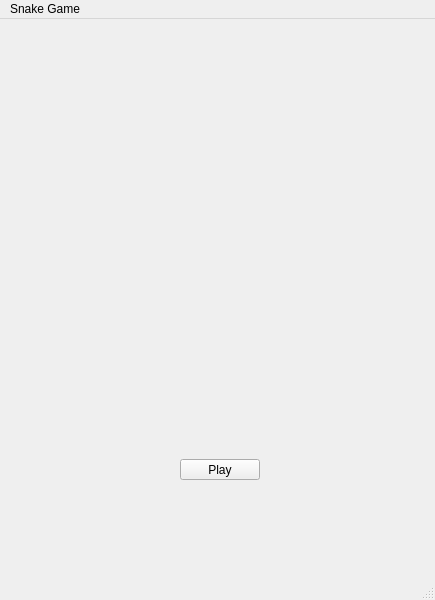
<?xml version="1.0" encoding="UTF-8"?>
<ui version="4.0">
 <class>MainWindow</class>
 <widget class="QMainWindow" name="MainWindow">
  <property name="geometry">
   <rect>
    <x>0</x>
    <y>0</y>
    <width>435</width>
    <height>600</height>
   </rect>
  </property>
  <property name="windowTitle">
   <string>MainWindow</string>
  </property>
  <widget class="QWidget" name="centralwidget">
   <widget class="QPushButton" name="pushButton">
    <property name="geometry">
     <rect>
      <x>180</x>
      <y>440</y>
      <width>80</width>
      <height>21</height>
     </rect>
    </property>
    <property name="text">
     <string>Play</string>
    </property>
   </widget>
  </widget>
  <widget class="QMenuBar" name="menubar">
   <property name="geometry">
    <rect>
     <x>0</x>
     <y>0</y>
     <width>435</width>
     <height>21</height>
    </rect>
   </property>
   <widget class="QMenu" name="menuSnake_Game">
    <property name="title">
     <string>Snake Game</string>
    </property>
   </widget>
   <addaction name="menuSnake_Game"/>
  </widget>
  <widget class="QStatusBar" name="statusbar"/>
 </widget>
 <resources/>
 <connections/>
</ui>
